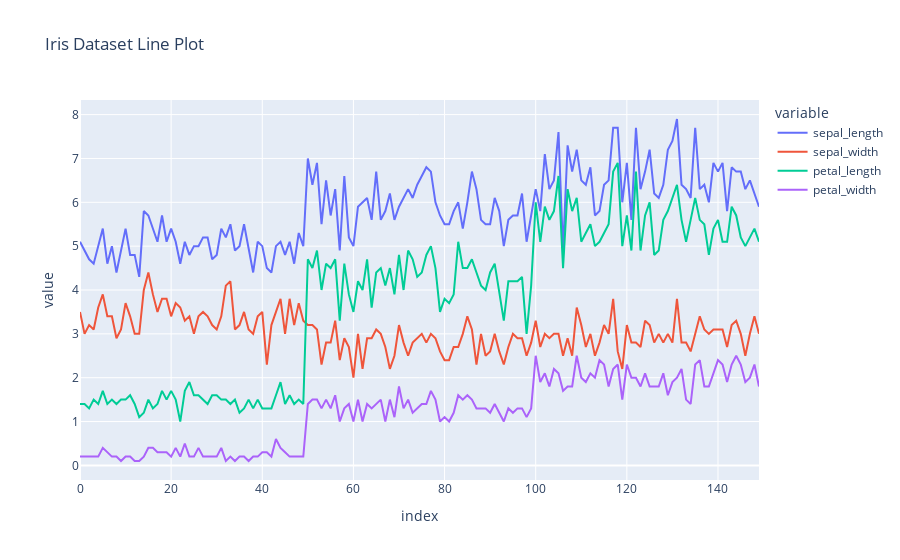

The code cell stored with this chart in its notebook:
### Code cell
import plotly.express as px
fig_line = px.line(df2, title="Iris Dataset Line Plot")
fig_line.show()

### Figure 1 — Plotly figure (JSON) as saved in the notebook; plotly's stock layout.template omitted (floating-point values rounded to 4 significant figures; data arrays with more than 128 entries replaced by an {"elided": "..."} marker saying what was removed)
{"data": [{"hovertemplate": "variable=sepal_length<br>index=%{x}<br>value=%{y}<extra></extra>", "legendgroup": "sepal_length", "line": {"color": "#636efa", "dash": "solid"}, "marker": {"symbol": "circle"}, "mode": "lines", "name": "sepal_length", "orientation": "v", "showlegend": true, "type": "scatter", "x": {"elided": "150 int values"}, "xaxis": "x", "y": {"elided": "150 float values"}, "yaxis": "y"}, {"hovertemplate": "variable=sepal_width<br>index=%{x}<br>value=%{y}<extra></extra>", "legendgroup": "sepal_width", "line": {"color": "#EF553B", "dash": "solid"}, "marker": {"symbol": "circle"}, "mode": "lines", "name": "sepal_width", "orientation": "v", "showlegend": true, "type": "scatter", "x": {"elided": "150 int values"}, "xaxis": "x", "y": {"elided": "150 float values"}, "yaxis": "y"}, {"hovertemplate": "variable=petal_length<br>index=%{x}<br>value=%{y}<extra></extra>", "legendgroup": "petal_length", "line": {"color": "#00cc96", "dash": "solid"}, "marker": {"symbol": "circle"}, "mode": "lines", "name": "petal_length", "orientation": "v", "showlegend": true, "type": "scatter", "x": {"elided": "150 int values"}, "xaxis": "x", "y": {"elided": "150 float values"}, "yaxis": "y"}, {"hovertemplate": "variable=petal_width<br>index=%{x}<br>value=%{y}<extra></extra>", "legendgroup": "petal_width", "line": {"color": "#ab63fa", "dash": "solid"}, "marker": {"symbol": "circle"}, "mode": "lines", "name": "petal_width", "orientation": "v", "showlegend": true, "type": "scatter", "x": {"elided": "150 int values"}, "xaxis": "x", "y": {"elided": "150 float values"}, "yaxis": "y"}], "layout": {"legend": {"title": {"text": "variable"}, "tracegroupgap": 0}, "title": {"text": "Iris Dataset Line Plot"}, "xaxis": {"anchor": "y", "domain": [0, 1], "title": {"text": "index"}}, "yaxis": {"anchor": "x", "domain": [0, 1], "title": {"text": "value"}}}}
